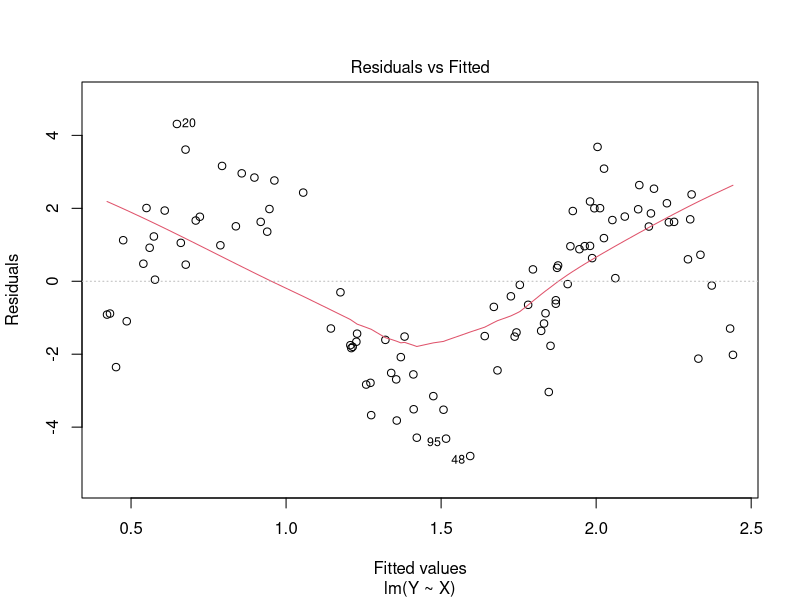
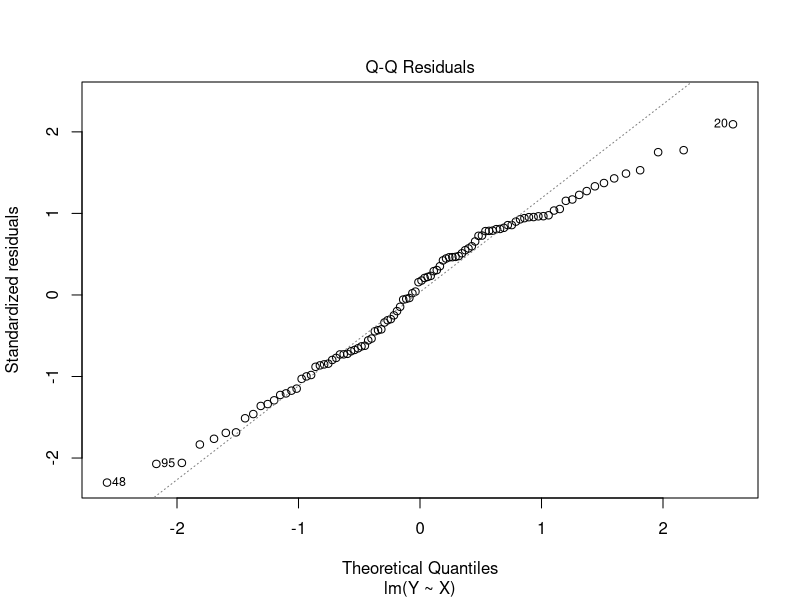
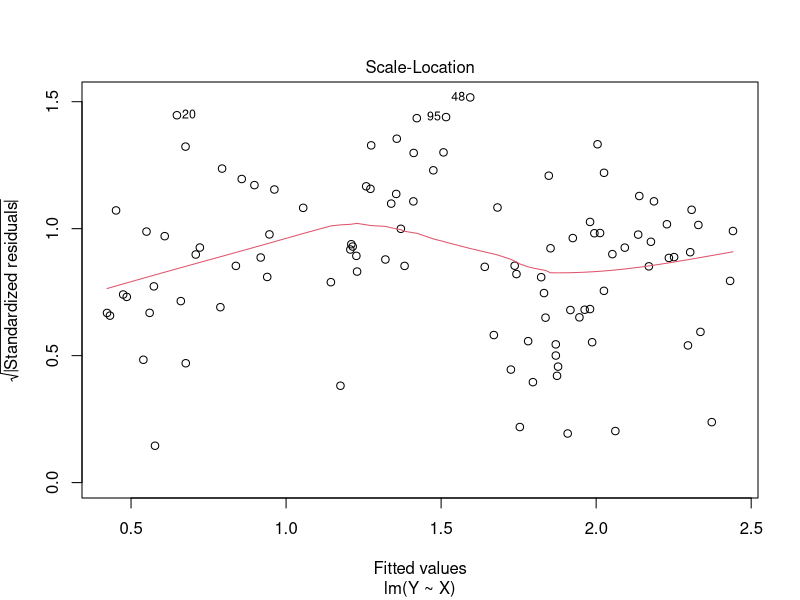
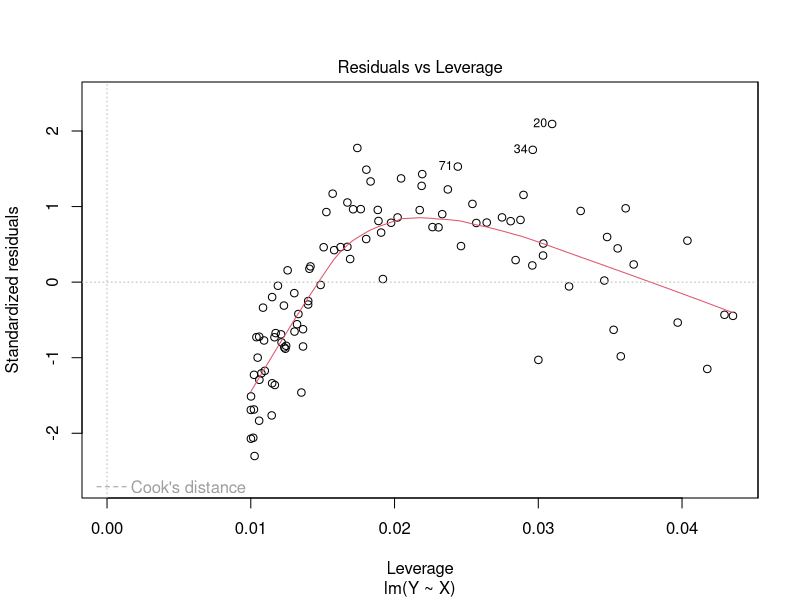
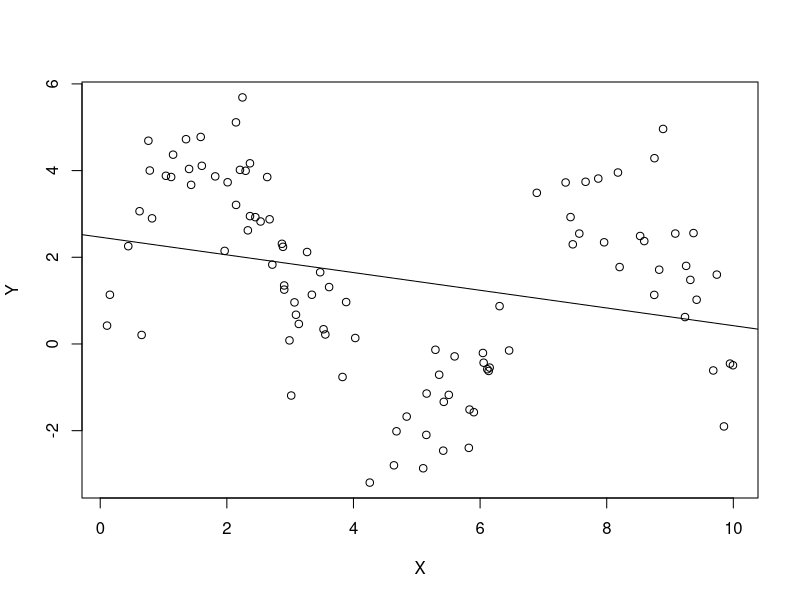
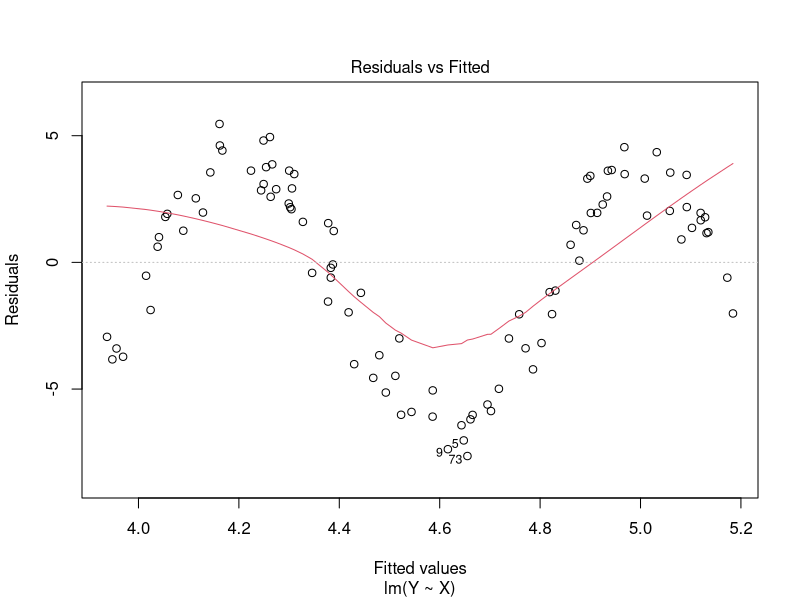
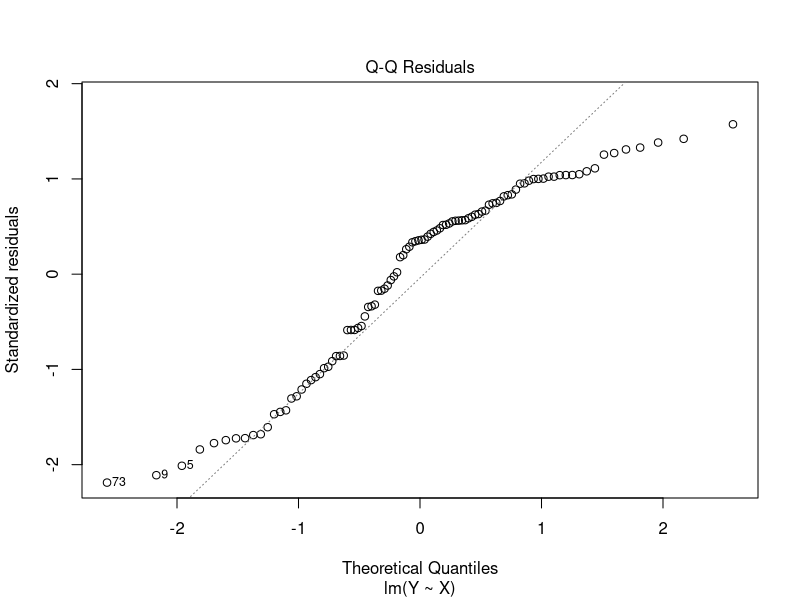
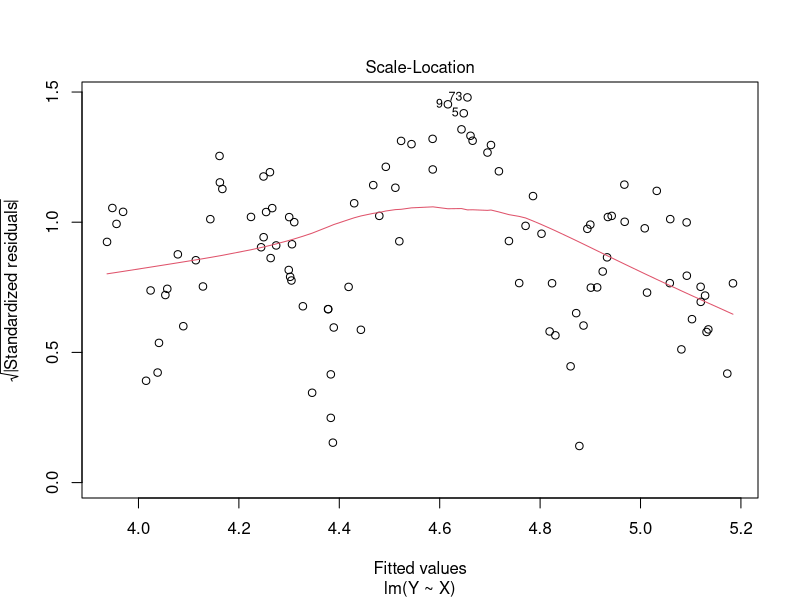

R code for these plots, in order:
## ---- chunk 1
knitr::opts_chunk$set(echo = TRUE)
## ---- chunk 2
require(ggplot2)
## ---- chunk 3
check_violations <- function(sample_size, orig_new_obsv, violation_name, violation_func, sigma_sq, orig_X) {

  if (violation_name == "None") {
    X <- orig_X
    new_obsv <- orig_new_obsv
    eps <- rnorm(sample_size, mean = 0, sd = sqrt(sigma_sq))
    return(list(X,new_obsv,eps))
  }
  if (violation_name == "Nonlinear relationship") {
    X <- violation_func(orig_X)
    new_obsv <- violation_func(orig_new_obsv)
    eps <- rnorm(sample_size, mean = 0, sd = sqrt(sigma_sq))
    return(list(X,new_obsv,eps))
  }
  if (violation_name == "Non-normal errors") {
    if (violation_func == "Gamma") {
      X <- orig_X
      new_obsv <- orig_new_obsv
      eps_alpha <- 2
      eps_beta <- 1/4
      eps <- (rgamma(sample_size, shape = eps_alpha, scale = eps_beta) - eps_alpha * eps_beta) * 2
      return(list(X,new_obsv,eps))
    }
    if (violation_func == "Poisson") {
      X <- orig_X
      new_obsv <- orig_new_obsv
      lambda <- 4
      eps <- (rpois(sample_size, lambda) - lambda) * 2
      return(list(X,new_obsv,eps))
    }
  }
  if (violation_name == "Heterogeneous variances") {
    X <- orig_X
    new_obsv <- orig_new_obsv
    eps <- rnorm(sample_size, mean = 0, sd = violation_func(X))
    return(list(X,new_obsv,eps))
  }
  if (violation_name == "Multicolinearity") {
    X <- unname(cbind(orig_X, violation_func(orig_X)))
    new_obsv <- unname(cbind(orig_new_obsv, violation_func(orig_new_obsv)))
    eps <- rnorm(sample_size, mean = 0, sd = sqrt(sigma_sq))
    return(list(X,new_obsv,eps))
  }
}


# function that will run simulations, violating a specific assumption
run_simulations <- function(num_runs, sample_size, num_new_obsv, violation, violation_func, num_predictors, sigma_sq) {
  
  sim_results <- data.frame(bad_prediction_rate = 0,
                            bad_intercept_rate = 0, 
                            bad_predictor_rate = 0, 
                            average_mse = 0, 
                            insignificant_intercept_rate = 0, 
                            insignificant_predictor_rate = 0)

  # b0 <- parameters[1]
  # b1 <- parameters[2]
  parameters <- sample.int(10,num_predictors + 1)
  for (i in 1:num_runs) {
    X <- runif(sample_size, 0, 10)
    new_obsv <- runif(num_new_obsv, 0, 10)
    
    violated_data <- check_violations(sample_size, new_obsv, violation, violation_func, sigma_sq, X)
    violated_X <- violated_data[[1]]
    violated_new_obsv <- violated_data[[2]]
    eps <- violated_data[[3]]
    
    new_data <- data.frame(X = new_obsv)
    if (violation == "Multicolinearity") {
      X <- violated_X
      new_obsv <- violated_new_obsv
    }
    
    
    # add in column of ones to capture beta0 when generating Y and expected value of Y
    Y <- (cbind(1,violated_X) %*% parameters) + eps
    exp_val_Y <- cbind(1,violated_new_obsv) %*% parameters
    
    
    # fit a linear model using the simulated data
    lm_data <- data.frame(Y = Y, X = I(X))
    my_lm <- lm(Y ~ X, data=lm_data)
    # print(summary(my_lm))
    
    # predict y for new values of x using the fitted linear model
    Y_hat_ci <- predict(my_lm, newdata = data.frame(X = I(new_obsv)), interval = "confidence")
    
    # check whether the confidence interval actually captures the expected value of y from the true model
    bad_predictions <- num_new_obsv - sum((exp_val_Y >= Y_hat_ci[,2]) & (exp_val_Y <= Y_hat_ci[,3]))
    sim_results$bad_prediction_rate <- sim_results$bad_prediction_rate + bad_predictions
    
    # get confidence iterval for beta hat
    beta_ci <- confint(my_lm)
    # check whether the true value for the betas is caputured in the confidence interval
    good_betas <- ((parameters >= beta_ci[,1]) & (parameters <= beta_ci[,2]))
    if (good_betas[1] == FALSE) sim_results$bad_intercept_rate <- sim_results$bad_intercept_rate + 1
    if (sum(good_betas[-1] == FALSE) >= 1) 
      {sim_results$bad_predictor_rate <- sim_results$bad_predictor_rate + sum(good_betas[-1] == FALSE)}
    
    # add the mse to the sum of MSE for all runs (to be averaged at the end)
    sim_results$average_mse <- sim_results$average_mse + (anova(my_lm)$'Mean Sq'[2])
    
    
    # check which beta_hats are significant based on the p-values
    p_vals <- summary(my_lm)$coeff[,4]
    if (p_vals[1] > .05) sim_results$insignificant_intercept_rate <- sim_results$insignificant_intercept_rate + 1
    if (sum(p_vals[-1] > .05) >= 1) 
      {sim_results$insignificant_predictor_rate <- sim_results$insignificant_predictor_rate + sum(p_vals[-1] > .05)}
  }
  sim_results <- sim_results/num_runs
  sim_results$bad_prediction_rate <- sim_results$bad_prediction_rate/(num_new_obsv)
  sim_results$insignificant_predictor_rate <- sim_results$bad_predictor_rate/(num_predictors)
  sim_results$insignificant_predictor_rate <- sim_results$insignificant_predictor_rate/(num_predictors)

  payload <- list(sim_results=sim_results, lm_model=my_lm, X=X, Y=Y, eps=eps, Y_hat_ci=Y_hat_ci, exp_val_Y=exp_val_Y)
  return(payload)
  
}
## ---- chunk 4
show_diagnostics <- function(payload) {
  # unpack payload
  list2env(payload, envir=environment())
  #list[sim_results, lm_model, x, y, eps, y_hat_ci, exp_val_y] <- payload

  # print() required inside function
  print(summary(lm_model))
  print(anova(lm_model))
  plot(lm_model)
  plot(Y ~ X)
abline(lm_model)
#ggplot(yhat_medsine, aes(x =locations_medsine$x_med, y = fit)) +
#geom_point(size = 4) +
#geom_errorbar(aes(ymax = yhat_medsine$upr, ymin = #yhat_medsine$lwr))
}

n_sims <- 10
n_samps <- 100
num_new_obsv <- 10
violation_type <- "Nonlinear relationship"
violation_func <- sin
# parameters <- c(0,1)
num_predictors <- 1
sigma_sq <- 1

payload <- run_simulations(n_sims, n_samps, num_new_obsv, violation_type, violation_func, num_predictors, sigma_sq)

show_diagnostics(payload)
## ---- chunk 5
n_sims <- 100
n_samps <- 100
num_new_obsv <- 10
violation_type <- "Nonlinear relationship"
violation_func <- sin
num_predictors <- 1
sigma_sq <- 1

payload <- run_simulations(n_sims, n_samps, num_new_obsv, violation_type, violation_func, num_predictors, sigma_sq)
cat(violation_type, n_sims, n_samps, num_new_obsv, str(violation_func), num_predictors, sigma_sq)
show_diagnostics(payload)
## ---- chunk 6
set.seed(1)
# Sample code to get started
n_small <- 20
n_med <- 100
n_large <- 5000
## ---- chunk 7
num_runs <- 100
num_new_obsv <- 20
# parameters <- c(10,2)
num_predictors <- 1
sigma_sq <- 4
## ---- chunk 8
poly_func <- function(x) (x-5)^2
poly_small_results <- run_simulations(num_runs,
                                      n_small, 
                                      num_new_obsv, 
                                      violation = "Nonlinear relationship", 
                                      violation_func = poly_func, 
                                      num_predictors, 
                                      sigma_sq)[[1]]

poly_med_results <-run_simulations(num_runs,
                                   n_med, 
                                   num_new_obsv, 
                                   violation =  "Nonlinear relationship", 
                                   violation_func = poly_func, 
                                   num_predictors, 
                                   sigma_sq)[[1]]

poly_large_results <-run_simulations(num_runs, 
                                     n_large, 
                                     num_new_obsv, 
                                     violation =  "Nonlinear relationship", 
                                     violation_func = poly_func, 
                                     num_predictors, 
                                     sigma_sq)[[1]]
polynomial_results <- rbind(small_samp = poly_small_results, 
                            med_samp = poly_med_results, 
                            large_samp = poly_large_results)
polynomial_results
## ---- chunk 9
exp_small_results <- run_simulations(num_runs,
                                     n_small, 
                                     num_new_obsv, 
                                     violation =  "Nonlinear relationship", 
                                     violation_func = exp, 
                                     num_predictors, 
                                     sigma_sq)[[1]]

exp_med_results <-run_simulations(num_runs, 
                                  n_med, 
                                  num_new_obsv, 
                                  violation =  "Nonlinear relationship",
                                  violation_func = exp, 
                                  num_predictors, 
                                  sigma_sq)[[1]]

exp_large_results <-run_simulations(num_runs,
                                    n_large, 
                                    num_new_obsv, 
                                    violation =  "Nonlinear relationship", 
                                    violation_func = exp, 
                                    num_predictors, 
                                    sigma_sq)[[1]]

exponential_results <- rbind(small_samp = exp_small_results,
                             med_samp = exp_med_results, 
                             large_samp = exp_large_results)
exponential_results
## ---- chunk 10
sin_small_results <- run_simulations(num_runs, 
                                     n_small, 
                                     num_new_obsv, 
                                     violation =  "Nonlinear relationship", 
                                     violation_func = sin, 
                                     num_predictors, 
                                     sigma_sq)[[1]]

sin_med_results <- run_simulations(num_runs, 
                                   n_med, 
                                   num_new_obsv, 
                                   violation =  "Nonlinear relationship", 
                                   violation_func = sin, 
                                   num_predictors, 
                                   sigma_sq)[[1]]

sin_large_results <- run_simulations(num_runs, 
                                     n_large, 
                                     num_new_obsv, 
                                     violation =  "Nonlinear relationship", 
                                     violation_func = sin, 
                                     num_predictors, 
                                     sigma_sq)[[1]]

sinusoidal_results <- rbind(small_samp = sin_small_results, 
                            med_samp = sin_med_results, 
                            large_samp = sin_large_results)
sinusoidal_results
## ---- chunk 11
log_small_results <- run_simulations(num_runs, 
                                     n_small, 
                                     num_new_obsv, 
                                     violation =  "Nonlinear relationship", 
                                     violation_func = log,
                                     num_predictors, 
                                     sigma_sq)[[1]]

log_med_results <- run_simulations(num_runs, 
                                   n_med, 
                                   num_new_obsv, 
                                   violation =  "Nonlinear relationship", 
                                   violation_func = log, 
                                   num_predictors, 
                                   sigma_sq)[[1]]

log_large_results <- run_simulations(num_runs, 
                                     n_large, 
                                     num_new_obsv, 
                                     violation =  "Nonlinear relationship", 
                                     violation_func = log, 
                                     num_predictors, 
                                     sigma_sq)[[1]]

logarithmic_results <- rbind(small_samp = log_small_results, 
                             med_samp = log_med_results, 
                             large_samp = log_large_results)
logarithmic_results
## ---- chunk 12
#part e, name the normal func & nonnormal func & randomly call it
my.simulation <- function(n, b0, b1){
  choices.simulation <- c("normal", "nonnormal")
  random.choice <- sample(choices.simulation, 1)
  if (random.choice == "normal"){
    return(normal_func)
  }
  else{
    return(nonnormal_func)
  }
}
## ---- chunk 13
gamma_small_results <- run_simulations(num_runs, 
                                     n_small, 
                                     num_new_obsv, 
                                     violation =  "Non-normal errors", 
                                     violation_func = "Gamma",
                                     num_predictors, 
                                     sigma_sq)[[1]]

gamma_med_results <- run_simulations(num_runs, 
                                   n_med, 
                                   num_new_obsv, 
                                   violation =  "Non-normal errors", 
                                   violation_func = "Gamma", 
                                   num_predictors, 
                                   sigma_sq)[[1]]

gamma_large_results <- run_simulations(num_runs, 
                                     n_large, 
                                     num_new_obsv, 
                                     violation =  "Non-normal errors", 
                                     violation_func = "Gamma", 
                                     num_predictors, 
                                     sigma_sq)[[1]]

gamma_results <- rbind(small_samp = gamma_small_results, 
                             med_samp = gamma_med_results, 
                             large_samp = gamma_large_results)
gamma_results
## ---- chunk 14
# Sample code to get started
n <- n_large


# TODO randomize this for part e
b0 <- 10
b1 <- 2
eps_alpha <- 2
eps_beta <- 1/4


x <- runif(n, 0, 10)
eps <- (rgamma(n, eps_alpha, 1/eps_beta) - eps_alpha * eps_beta) * 2
y <- b0 - b1 * x + eps

# hist(eps)
var(eps)
mean(eps)

## ---- chunk 15
poisson_small_results <- run_simulations(num_runs, 
                                     n_small, 
                                     num_new_obsv, 
                                     violation =  "Non-normal errors", 
                                     violation_func = "Poisson",
                                     num_predictors, 
                                     sigma_sq)[[1]]

poisson_med_results <- run_simulations(num_runs, 
                                   n_med, 
                                   num_new_obsv, 
                                   violation =  "Non-normal errors", 
                                   violation_func = "Poisson", 
                                   num_predictors, 
                                   sigma_sq)[[1]]

poisson_large_results <- run_simulations(num_runs, 
                                     n_large, 
                                     num_new_obsv, 
                                     violation =  "Non-normal errors", 
                                     violation_func = "Poisson", 
                                     num_predictors, 
                                     sigma_sq)[[1]]

poisson_results <- rbind(small_samp = poisson_small_results, 
                             med_samp = poisson_med_results, 
                             large_samp = poisson_large_results)
poisson_results
## ---- chunk 16
#rpois()
## ---- chunk 17
# Sample code to get started
# n <- 200
# b0 <- 10
# b1 <- 10
# 
# x <- runif(n, 0, 10)
# eps <- rnorm(n, sd = 0.5 * x^2)
# y <- b0 + b1 * x + eps

## ---- chunk 18
hetero_var_small_results <- run_simulations(num_runs,
                                     n_small, 
                                     num_new_obsv, 
                                     violation =  "Heterogeneous variances", 
                                     violation_func = poly_func, 
                                     num_predictors, 
                                     sigma_sq)[[1]]

hetero_var_med_results <-run_simulations(num_runs, 
                                  n_med, 
                                  num_new_obsv, 
                                  violation =  "Heterogeneous variances",
                                  violation_func = poly_func, 
                                  num_predictors, 
                                  sigma_sq)[[1]]

hetero_var_large_results <-run_simulations(num_runs,
                                    n_large, 
                                    num_new_obsv, 
                                    violation =  "Heterogeneous variances", 
                                    violation_func = poly_func, 
                                    num_predictors, 
                                    sigma_sq)[[1]]

hetero_var_results <- rbind(small_samp = hetero_var_small_results,
                             med_samp = hetero_var_med_results, 
                             large_samp = hetero_var_large_results)
hetero_var_results
## ---- chunk 19

## ---- chunk 20
add_noise <- function(x) x + rnorm(length(x))
num_predictors <- 2
multicolinearity_small_results <- run_simulations(num_runs,
                                     n_small,
                                     num_new_obsv,
                                     violation =  "Multicolinearity",
                                     violation_func = add_noise,
                                     num_predictors,
                                     sigma_sq)[[1]]

multicolinearity_med_results <- run_simulations(num_runs,
                                     n_med,
                                     num_new_obsv,
                                     violation =  "Multicolinearity",
                                     violation_func = add_noise,
                                     num_predictors,
                                     sigma_sq)[[1]]

multicolinearity_large_results <- run_simulations(num_runs,
                                     n_large,
                                     num_new_obsv,
                                     violation =  "Multicolinearity",
                                     violation_func = add_noise,
                                     num_predictors,
                                     sigma_sq)[[1]]

multicolinearity_results <- rbind(small_samp = multicolinearity_small_results,
                             med_samp = multicolinearity_med_results,
                             large_samp = multicolinearity_large_results)
multicolinearity_results
## ---- chunk 21

# B <- 100
# many.sims.multicollinearity <- sapply(1:B, function(i) {
#     # x <- rnorm(100, mean = 0, sd = 1)
#     # eps <- rnorm(100, mean = 0, sd = sqrt(0.25))
#     # y <- -1 + 0.5 * x + eps
#     # simul.fit <- lm(y ~ x)
#     # beta.1 <- 0.5
#     # lower <- confint(simul.fit, "x")[1]
#     # upper <- confint(simul.fit, "x")[2]
#     # boolean <- beta.1 <= upper & beta.1 >= lower
#     #return(boolean)
# })

# proportion <- sum(many.sims.multicollinearity)/length(many.sims.multicollinearity)
# proportion

## ---- chunk 22



